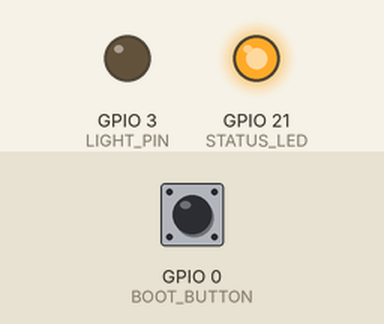
This sketch was run on a simulated Seeed XIAO ESP32-S3. Parts: output pins drawn as LEDs (lit = HIGH). Dashed ring = blinking. The test bench sets the inputs (shaded band); at power-on: GPIO 0 (BOOT_BUTTON) HIGH. WiFi joins after 1.5 s; servers stay silent unless stated; uploads are accepted with an empty reply; what the sketch prints to the serial monitor is not drawn.

Above: at 4.9 s.
5.0 s: GPIO 0 (BOOT_BUTTON) pulled LOW for 1 s
At 6.4 s:
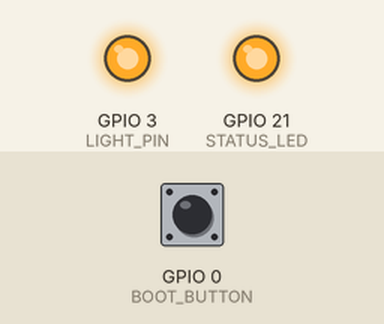
9.0 s: GPIO 0 (BOOT_BUTTON) pulled LOW for 0.15 s
At 9.5 s:
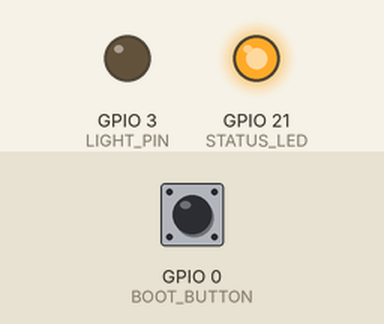
10.6 s: GPIO 0 (BOOT_BUTTON) pulled LOW for 3.2 s
At 13.8 s:
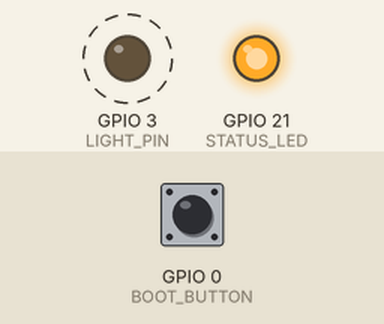
Timing chart, 0 to 15.3 s (numbered marks = the images above; inputs shaded):
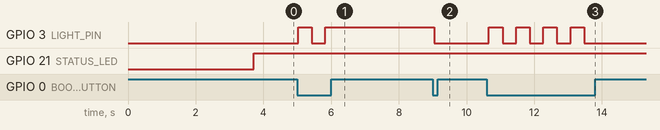

Measured:
- after the input at 5.0 s, GPIO 3 (LIGHT_PIN): LOW → HIGH at once, → LOW 0.40 s later, → HIGH 0.40 s later
- after the input at 9.0 s, GPIO 3 (LIGHT_PIN): HIGH → LOW after 0.05 s
- after the input at 10.6 s, GPIO 3 (LIGHT_PIN): alternates HIGH for 0.40 s and LOW for 0.40 s, 8 changes in all, then stays LOW, starting after 0.06 s

The sketch:

supabase_websocket_smarthub_pro.ino
```cpp
/*
  XIAO ESP32S3 Supabase REAL-TIME with HEARTBEAT SYSTEM

  This upgraded version includes:
  - WebSocket for real-time updates ✅
  - Heartbeat system to maintain online status ✅
  - Automatic reconnection handling ✅
  - Robust error handling and recovery ✅
*/

#include <WiFi.h>
#include <HTTPClient.h>
#include <ArduinoJson.h>
#include <WebSocketsClient.h>

// ===========================================
// CONFIGURATION
// ===========================================

// WiFi Configuration
const char* ssid = "2degrees WiFi 26AC";
const char* password = "gYHBxgPnZENS3XGR";

// Supabase Configuration
const char* supabaseHost = "ylhiygblpcwsopivkayn.supabase.co";
const char* supabaseKey = "eyJhbGciOiJIUzI1NiIsInR5cCI6IkpXVCJ9.eyJpc3MiOiJzdXBhYmFzZSIsInJlZiI6InlsaGl5Z2JscGN3c29waXZrYXluIiwicm9sZSI6ImFub24iLCJpYXQiOjE3NTEzMjg2NTIsImV4cCI6MjA2NjkwNDY1Mn0.MpXVM1dUkLHXEoUv48gI5t1Putrxjdraexcjuetl6M0";

// Device Configuration
String targetDeviceId = "XIAO_LIGHT_001";

// Hardware pins
const int LIGHT_PIN = 3;
const int STATUS_LED = LED_BUILTIN;
const int BOOT_BUTTON = 0;

// Timing Configuration
const unsigned long HEARTBEAT_INTERVAL = 60000;    // 60 seconds
const unsigned long RECONNECT_INTERVAL = 5000;     // 5 seconds
const unsigned long STATUS_UPDATE_INTERVAL = 30000; // 30 seconds
const unsigned long BUTTON_DEBOUNCE = 200;         // 200ms

// State variables
bool lightStatus = false;
int lastKnownStatus = -1;
unsigned long lastHeartbeat = 0;
unsigned long lastReconnectAttempt = 0;
unsigned long lastStatusUpdate = 0;
unsigned long lastButtonPress = 0;
bool websocketConnected = false;

WebSocketsClient webSocket;

// ===========================================
// SETUP FUNCTION
// ===========================================

void setup() {
  Serial.begin(115200);
  delay(2000);

  // Setup hardware
  pinMode(LIGHT_PIN, OUTPUT);
  pinMode(STATUS_LED, OUTPUT);
  pinMode(BOOT_BUTTON, INPUT_PULLUP);

  digitalWrite(LIGHT_PIN, LOW);
  digitalWrite(STATUS_LED, LOW);

  Serial.println("==========================================");
  Serial.println("🚀 SUPABASE HEARTBEAT SYSTEM v2.0");
  Serial.println("==========================================");

  connectToWiFi();
  if (WiFi.status() == WL_CONNECTED) {
    connectToWebSocket();
    sendInitialHeartbeat();
  }
}

// ===========================================
// MAIN LOOP
// ===========================================

void loop() {
  // Handle WebSocket
  if (WiFi.status() == WL_CONNECTED) {
    webSocket.loop();

    // Send heartbeat periodically
    if (millis() - lastHeartbeat > HEARTBEAT_INTERVAL) {
      sendHeartbeat();
    }

    // Update device status periodically
    if (millis() - lastStatusUpdate > STATUS_UPDATE_INTERVAL) {
      updateDeviceStatusInDatabase(lightStatus);
      lastStatusUpdate = millis();
    }

    // Try to reconnect WebSocket if disconnected
    if (!websocketConnected && millis() - lastReconnectAttempt > RECONNECT_INTERVAL) {
      Serial.println("🔄 Attempting WebSocket reconnection...");
      connectToWebSocket();
      lastReconnectAttempt = millis();
    }
  } else {
    // WiFi disconnected, try to reconnect
    Serial.println("📶 WiFi disconnected, reconnecting...");
    connectToWiFi();
  }

  handleButtonPress();
  updateStatusLED();

  delay(100); // Small delay to prevent tight loop
}

// ===========================================
// WIFI & WEBSOCKET FUNCTIONS
// ===========================================

void connectToWiFi() {
  if (WiFi.status() == WL_CONNECTED) return;

  Serial.print("📶 Connecting to WiFi");
  WiFi.begin(ssid, password);

  int attempts = 0;
  while (WiFi.status() != WL_CONNECTED && attempts < 20) {
    delay(500);
    Serial.print(".");
    attempts++;
  }

  if (WiFi.status() == WL_CONNECTED) {
    Serial.println(" ✅ Connected!");
    Serial.print("📍 IP Address: ");
    Serial.println(WiFi.localIP());
  } else {
    Serial.println(" ❌ Failed to connect!");
  }
}

void connectToWebSocket() {
  String wsPath = "/realtime/v1/websocket?apikey=" + String(supabaseKey) + "&vsn=1.0.0";

  webSocket.beginSSL(supabaseHost, 443, wsPath.c_str());
  webSocket.onEvent(webSocketEvent);
  webSocket.setReconnectInterval(RECONNECT_INTERVAL);

  Serial.println("🔌 Connecting to WebSocket...");
}

void webSocketEvent(WStype_t type, uint8_t * payload, size_t length) {
  switch(type) {
    case WStype_DISCONNECTED:
      Serial.printf("🔌 WebSocket Disconnected!\n");
      websocketConnected = false;
      break;

    case WStype_CONNECTED:
      Serial.printf("✅ WebSocket Connected: %s\n", payload);
      websocketConnected = true;
      subscribeToChanges();
      // Send heartbeat immediately after connection
      sendHeartbeat();
      break;

    case WStype_TEXT:
      handleWebSocketMessage(payload);
      break;

    case WStype_ERROR:
      Serial.printf("❌ WebSocket Error: %s\n", payload);
      websocketConnected = false;
      break;

    case WStype_PONG:
      Serial.println("🏓 WebSocket Pong received");
      break;
  }
}

void subscribeToChanges() {
  String subscription = R"({"topic":"realtime:public:devices:device_id=eq.)" + targetDeviceId + R"(","event":"phx_join","payload":{},"ref":1})";
  webSocket.sendTXT(subscription);
  Serial.println("🔔 Subscribed to device changes");
}

void handleWebSocketMessage(uint8_t * payload) {
  DynamicJsonDocument doc(1024);
  DeserializationError error = deserializeJson(doc, payload);

  if (error) {
    Serial.print("❌ JSON parsing failed: ");
    Serial.println(error.c_str());
    return;
  }

  String event = doc["event"];
  if (event == "UPDATE") {
    JsonObject record = doc["payload"]["record"];
    if (record.containsKey("status")) {
      int newStatus = record["status"];
      if (newStatus != lastKnownStatus) {
        Serial.println("📱 Remote command received!");
        setLightStatus(newStatus == 1);
        lastKnownStatus = newStatus;
      }
    }
  }
}

// ===========================================
// HEARTBEAT FUNCTIONS
// ===========================================

void sendInitialHeartbeat() {
  Serial.println("💓 Sending initial heartbeat...");
  sendHeartbeat();
}

void sendHeartbeat() {
  if (WiFi.status() != WL_CONNECTED) {
    Serial.println("💓 Heartbeat skipped - WiFi disconnected");
    return;
  }

  HTTPClient http;
  String url = "https://" + String(supabaseHost) + "/rest/v1/rpc/update_device_heartbeat";

  http.begin(url);
  http.addHeader("apikey", supabaseKey);
  http.addHeader("Authorization", "Bearer " + String(supabaseKey));
  http.addHeader("Content-Type", "application/json");

  // Create heartbeat payload
  DynamicJsonDocument payload(200);
  payload["device_id_param"] = targetDeviceId;

  String payloadString;
  serializeJson(payload, payloadString);

  int httpCode = http.POST(payloadString);

  if (httpCode >= 200 && httpCode < 300) {
    String response = http.getString();
    Serial.print("💓 Heartbeat sent successfully");

    // Parse response to check success
    DynamicJsonDocument responseDoc(300);
    DeserializationError error = deserializeJson(responseDoc, response);

    if (!error && responseDoc["success"]) {
      Serial.println(" ✅");
      lastHeartbeat = millis();
    } else {
      Serial.println(" ⚠️ (Server reported failure)");
      Serial.println("Response: " + response);
    }
  } else {
    Serial.println("💓 Heartbeat failed: " + String(httpCode));
    String response = http.getString();
    Serial.println("Error response: " + response);
  }

  http.end();
}

// ===========================================
// DEVICE CONTROL FUNCTIONS
// ===========================================

void setLightStatus(bool status) {
  lightStatus = status;
  digitalWrite(LIGHT_PIN, status ? HIGH : LOW);
  Serial.println("💡 Light " + String(status ? "ON" : "OFF"));

  // Update database immediately when status changes
  updateDeviceStatusInDatabase(status);
  lastStatusUpdate = millis();
}

void toggleLight() {
  setLightStatus(!lightStatus);
}

void updateDeviceStatusInDatabase(bool newStatus) {
  if (WiFi.status() != WL_CONNECTED) return;

  HTTPClient http;
  String url = "https://" + String(supabaseHost) + "/rest/v1/devices?device_id=eq." + targetDeviceId;

  http.begin(url);
  http.addHeader("apikey", supabaseKey);
  http.addHeader("Authorization", "Bearer " + String(supabaseKey));
  http.addHeader("Content-Type", "application/json");
  http.addHeader("Prefer", "return=minimal");

  // Update both status and heartbeat
  DynamicJsonDocument updateDoc(200);
  updateDoc["status"] = newStatus ? 1 : 0;
  updateDoc["is_online"] = true;
  updateDoc["last_heartbeat"] = "now()";

  String updateString;
  serializeJson(updateDoc, updateString);

  int httpCode = http.PATCH(updateString);

  if (httpCode >= 200 && httpCode < 300) {
    Serial.println("✅ Device status updated in database");
  } else {
    Serial.println("❌ Failed to update device status: " + String(httpCode));
  }

  http.end();
}

void handleButtonPress() {
  if (digitalRead(BOOT_BUTTON) == LOW) {
    // Debounce button press
    if (millis() - lastButtonPress > BUTTON_DEBOUNCE) {
      Serial.println("🔘 Button pressed!");
      toggleLight();
      lastButtonPress = millis();
    }
  }
}

void updateStatusLED() {
  // LED patterns to indicate different states
  static unsigned long lastLedUpdate = 0;
  static bool ledState = false;

  if (millis() - lastLedUpdate > 500) { // Update every 500ms
    if (WiFi.status() != WL_CONNECTED) {
      // Fast blink for WiFi disconnected
      ledState = !ledState;
      digitalWrite(STATUS_LED, ledState);
    } else if (!websocketConnected) {
      // Slow blink for WebSocket disconnected
      if (millis() - lastLedUpdate > 1000) {
        ledState = !ledState;
        digitalWrite(STATUS_LED, ledState);
        lastLedUpdate = millis();
      }
    } else {
      // Solid on for fully connected
      digitalWrite(STATUS_LED, HIGH);
    }

    if (WiFi.status() != WL_CONNECTED || !websocketConnected) {
      lastLedUpdate = millis();
    }
  }
}

// ===========================================
// DIAGNOSTIC FUNCTIONS
// ===========================================

void printSystemStatus() {
  Serial.println("==========================================");
  Serial.println("📊 SYSTEM STATUS");
  Serial.println("==========================================");
  Serial.println("Device ID: " + targetDeviceId);
  Serial.println("WiFi Status: " + String(WiFi.status() == WL_CONNECTED ? "Connected" : "Disconnected"));
  Serial.println("IP Address: " + WiFi.localIP().toString());
  Serial.println("WebSocket: " + String(websocketConnected ? "Connected" : "Disconnected"));
  Serial.println("Light Status: " + String(lightStatus ? "ON" : "OFF"));
  Serial.println("Last Heartbeat: " + String(millis() - lastHeartbeat) + "ms ago");
  Serial.println("Free Heap: " + String(ESP.getFreeHeap()) + " bytes");
  Serial.println("Uptime: " + String(millis() / 1000) + " seconds");
  Serial.println("==========================================");
}

// ===========================================
// HELPER FUNCTIONS
// ===========================================

void restartESP32() {
  Serial.println("🔄 Restarting ESP32...");
  delay(1000);
  ESP.restart();
}

void performSelfTest() {
  Serial.println("🧪 Performing self-test...");

  // Test LED
  digitalWrite(STATUS_LED, HIGH);
  delay(500);
  digitalWrite(STATUS_LED, LOW);

  // Test light relay
  digitalWrite(LIGHT_PIN, HIGH);
  delay(500);
  digitalWrite(LIGHT_PIN, LOW);

  Serial.println("✅ Self-test completed");
}

// Uncomment below for serial command interface
/*
void handleSerialCommands() {
  if (Serial.available()) {
    String command = Serial.readStringUntil('\n');
    command.trim();

    if (command == "status") {
      printSystemStatus();
    } else if (command == "heartbeat") {
      sendHeartbeat();
    } else if (command == "toggle") {
      toggleLight();
    } else if (command == "test") {
      performSelfTest();
    } else if (command == "restart") {
      restartESP32();
    } else if (command == "help") {
      Serial.println("Available commands: status, heartbeat, toggle, test, restart, help");
    } else {
      Serial.println("Unknown command. Type 'help' for available commands.");
    }
  }
}
*/
```
